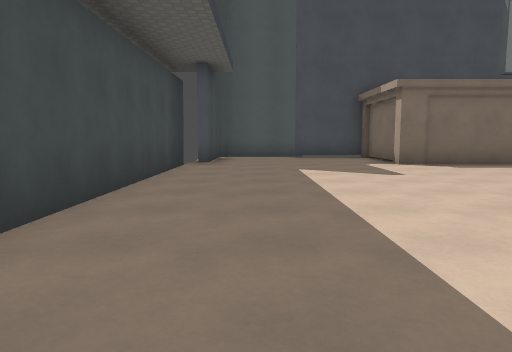
[1] (above)

19 first-person views from a walk through a Godot game level. The camera is 1.2 m above the floor, tilts 6° down and sees 70° across. The floor is counted in squares, 2 m on a side. Each view is taken from the middle of a square. On the plan, view 1 faces up. The plan holds only what a view shows up to about 10 squares ahead; the rest is blank. Surface patterns are stand-ins for the level's own textures.

[2]
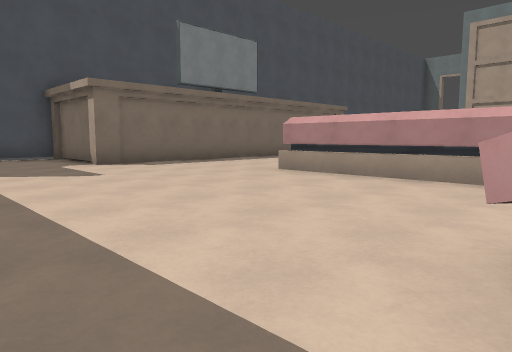

[3]
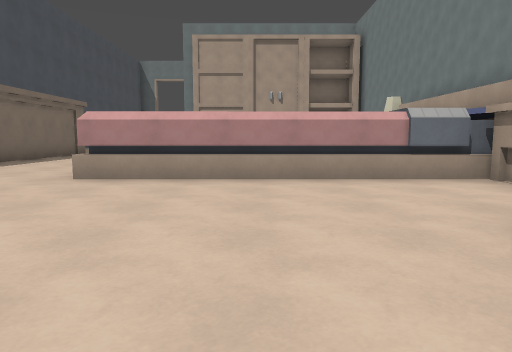

[4]
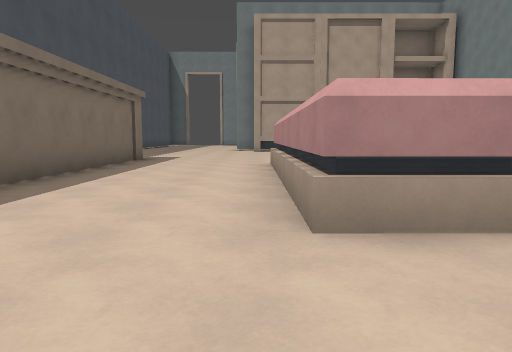

[5]
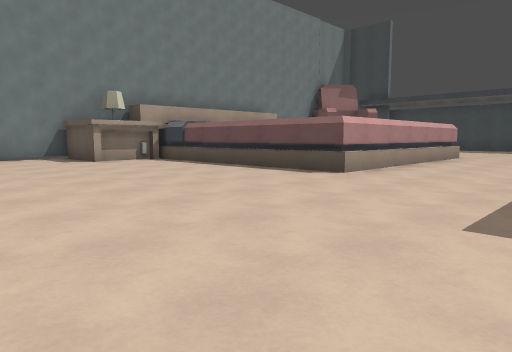

[6]
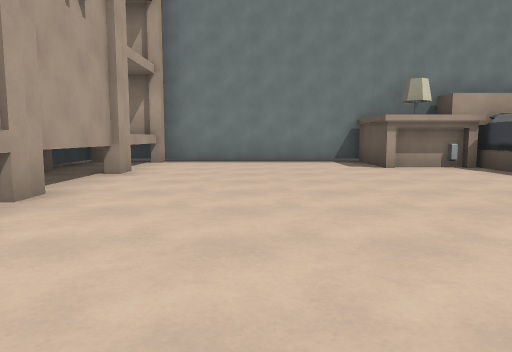

[7]
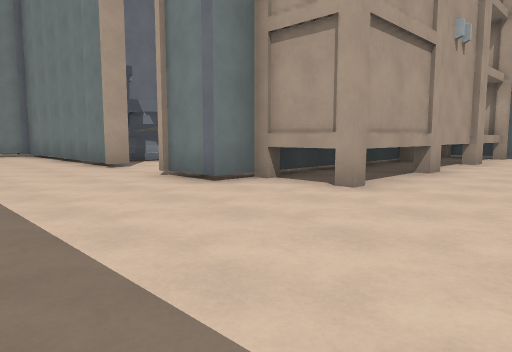

[8]
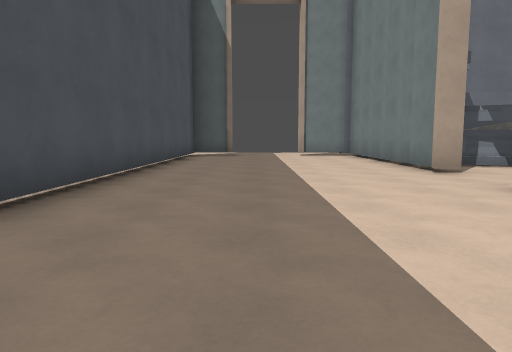

[9]
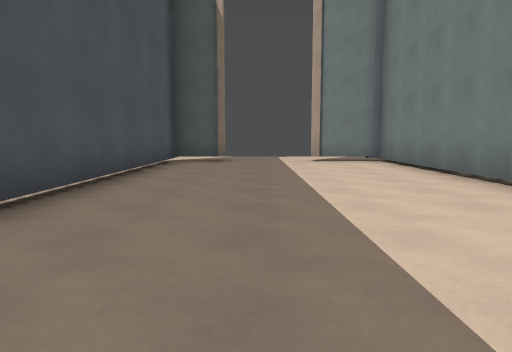

[10]
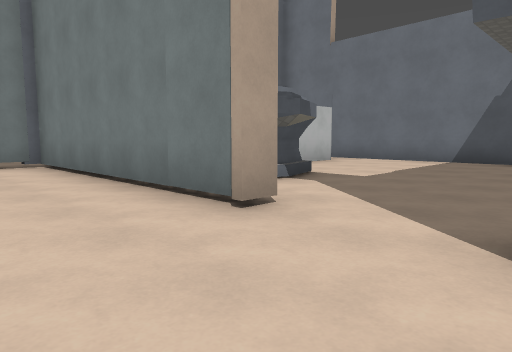

[11]
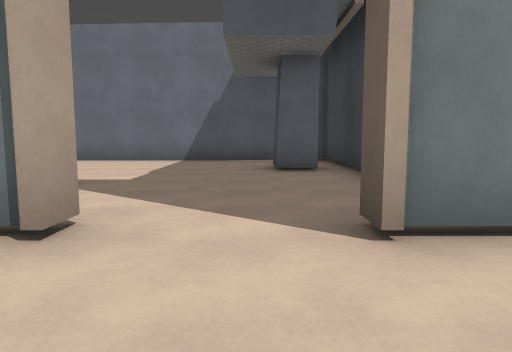

[12]
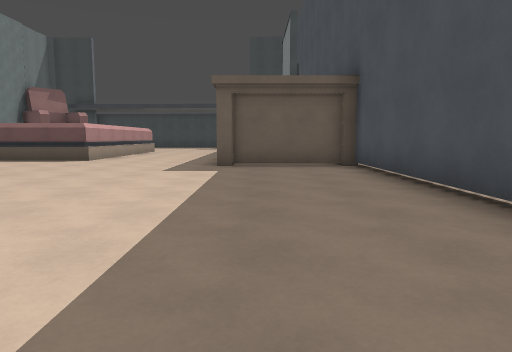

[13]
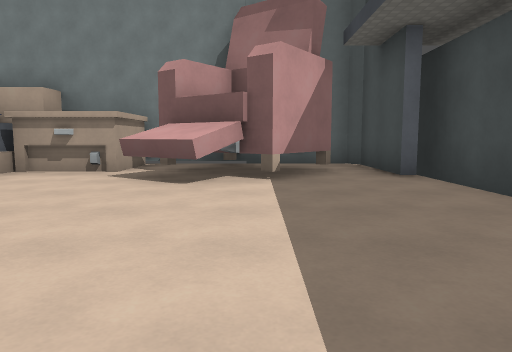

[14]
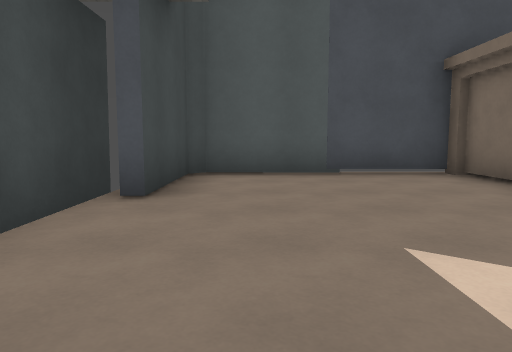

[15]
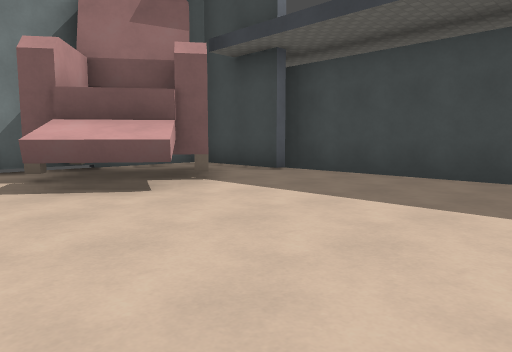

[16]
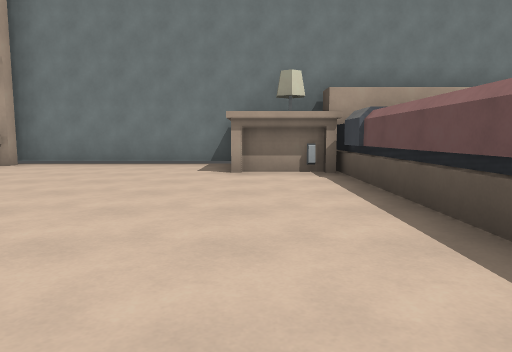

[17]
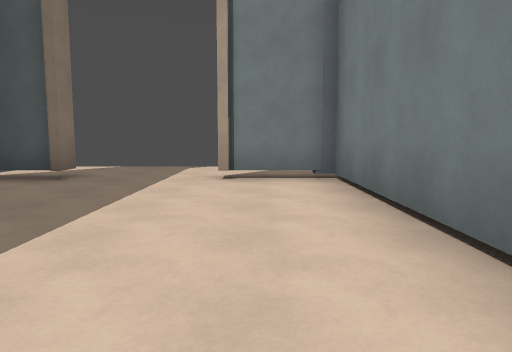

[18]
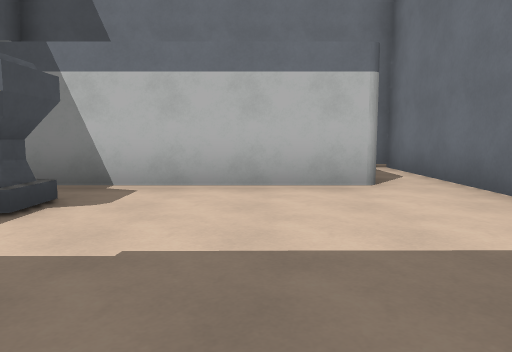

[19]
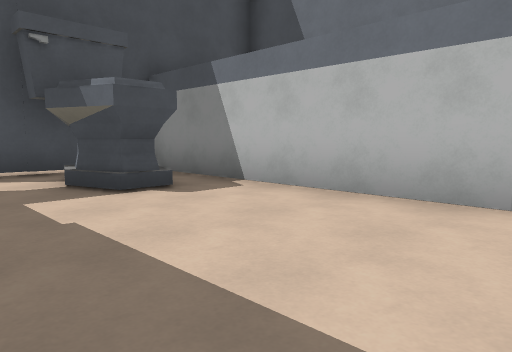

### Floor plan
Ten units are one square. View 1 is at (0, 0); x grows to the right and y downward. Boxes are objects, and circles mark ways between rooms. Rooms are numbered by the first view taken in them; rooms with no view inside come last. Other rooms are left out.
<svg viewBox="-24 -116 339 156">
<path fill="none" stroke="#000" d="M181 1 186 1M182 6 183 -51 199 -51 199 -58 213 -58 213 -54M60 -82 33 -82 33 -111 -9 -111 -12 -108 -12 -85M181 -111 131 -111 131 -82 76 -82M136 32 192 32M181 28 191 28M182 31 182 10M232 -54 232 -58 294 -58 294 -75 297 -75M53 18 53 -46 115 -46 115 24M33 14 52 13M11 5 18 -4 30 5M-4 18 8 2 28 17M-13 6 -13 16M-19 -100 -19 18M297 -98 293 -98 293 -111 199 -111M197 6 197 0M200 29 200 10M36 15 50 15M255 -29 249 -29 247 -38 249 -46M255 -31 249 -31M246 -42 248 -46 254 -46M208 -14 216 -14 216 -3M266 5 266 -44M202 -19 202 16 294 17M254 -56 241 -56M245 -38 247 -46M266 -44 266 -54"/>
<rect x="115" y="15" width="20" height="20" fill="#bbb"><title>cabinet</title></rect>
<circle cx="225" cy="-60" r="3" fill="#2a7"/>
<circle cx="250" cy="-50" r="3" fill="#2a7"/>
<circle cx="260" cy="-35" r="3" fill="#2a7"/>
<text x="130" y="-50">1</text>
<text x="240" y="-20">2</text>
<text x="260" y="-50">3</text>
</svg>
Room 1 opens to room 2. Room 2 opens to room 3.

Where each view was taken, in squares from view 1:
view 1: 0 up, 0 right, facing up
view 2: 0 up, 0 right, facing up-right
view 3: 2 up, 0 right, facing right
view 4: 5 up, 3 right, facing right
view 5: 8 up, 17 right, facing down-left
view 6: 6 up, 16 right, facing down
view 7: 9 up, 16 right, facing down-right
view 8: 9 up, 17 right, facing right
view 9: 9 up, 20 right, facing right
view 10: 8 up, 21 right, facing down-right
view 11: 8 up, 22 right, facing down
view 12: 9 up, 21 right, facing left
view 13: 5 up, 1 right, facing down
view 14: 5 up, 0 right, facing up
view 15: 4 up, 4 right, facing down-left
view 16: 5 up, 13 right, facing down
view 17: 7 up, 24 right, facing right
view 18: 1 up, 22 right, facing right
view 19: 1 down, 23 right, facing up-right
